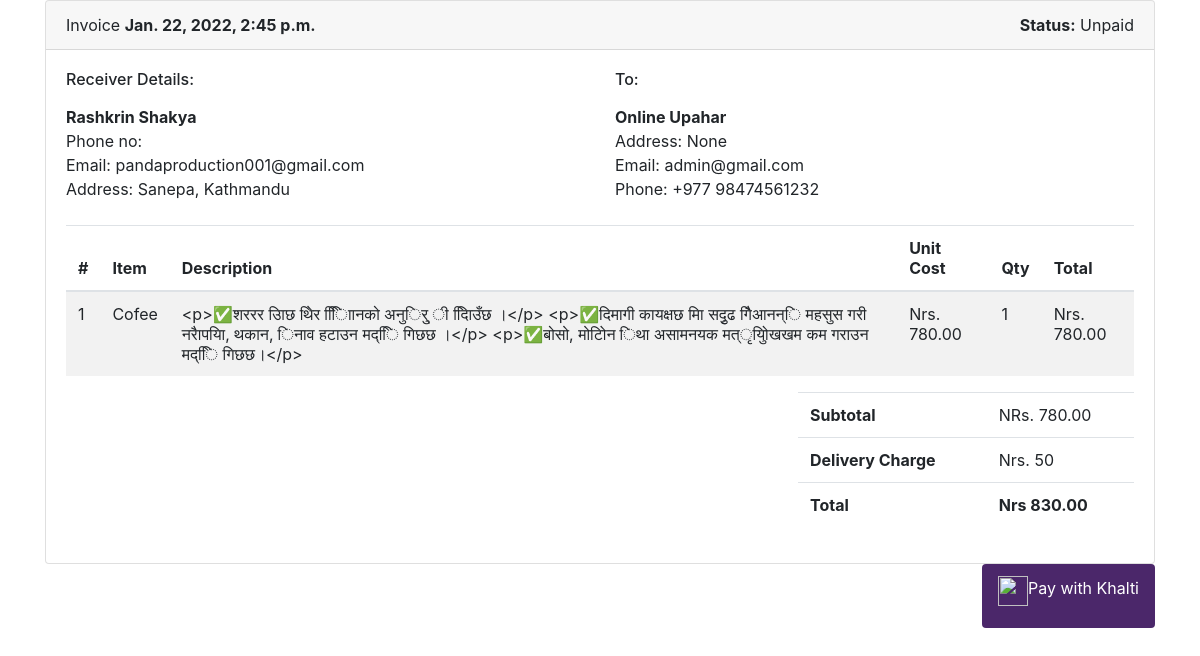
Screenshot of /payment/khalti_redirect/ (signed in) with the database file from the repository.
### Products/models.py (models this page shows, shortened)
class ShippingAdress(models.Model):
    customer = models.ForeignKey(Profile,on_delete=models.SET_NULL, blank=True,null=True)
    order = models.ForeignKey(Order,on_delete=models.SET_NULL, blank=True,null=True)
    address = models.CharField(max_length=200,null=True)
    first_name = models.CharField(max_length=200,null=True,blank=True)
    last_name = models.CharField(max_length=200,null=True,blank=True)
    email = models.EmailField(
        verbose_name='email address',
        max_length=255,
        null=True,
        blank=True,
    )
    date_added = models.DateTimeField(auto_now_add=True)

class OrderItem(models.Model):
    product = models.ForeignKey(Product,on_delete=models.SET_NULL, blank=True,null=True)
    order = models.ForeignKey(Order,on_delete=models.SET_NULL, blank=True,null=True)
    quantity = models.IntegerField(default=0,null=True,blank=True)
    date_added = models.DateTimeField(auto_now_add=True)
    @property
    def get_total(self):
        total = self.product.product_price*self.quantity
        return total
    def __str__(self):
        return self.product.product_name

class Product(models.Model):
    seller_account = models.ForeignKey(SellerAccount, on_delete=models.CASCADE, null=True, related_name='seller_account')
    product_name = models.CharField(max_length=50)
    product_details = RichTextField()
    product_image = models.ImageField(null=True, upload_to ='product_details_img/')
    product_price = models.PositiveIntegerField()
    category = models.ForeignKey('Category', on_delete=models.CASCADE, null=True)
    subcategory = models.ForeignKey('SubCategory',on_delete=models.CASCADE, null=True)
    slug = AutoSlugField(populate_from='product_name',unique=True,null=True,blank=True)
    digital = models.BooleanField(default=False, null=True, blank=True)
    liked = models.ManyToManyField(Account, default=None, blank=True, related_name='liked')
    visit = models.PositiveIntegerField(default=0)
    date = models.DateTimeField(auto_now_add=True, null=True, blank=True)
    register = template.Library()

class Order(models.Model):
    customer = models.ForeignKey(Profile,on_delete=models.SET_NULL, blank=True,null=True)
    date_ordered = models.DateTimeField(auto_now_add=True)
    complete = models.BooleanField(default=False, null=True, blank=True)
    transaction_id = models.CharField(max_length=200,null=True, unique=True)
    order_items = models.ManyToManyField('OrderItem',related_name='orderitem')
    @property
    def get_cart_total(self):
        orderitems = self.orderitem_set.all()
        total = sum([item.get_total for item in orderitems])
        return total
    @property
    def get_cart_grandtotal(self):
        orderitems = self.orderitem_set.all()
        total = sum([item.get_total for item in orderitems])
        for i in orderitems:
            if i.product.digital == True:
                total = total
            else:
                total = total + 50
        return total
    @property
    def get_cart_items(self):
        orderitems = self.orderitem_set.all()
        total = sum([item.quantity for item in orderitems])
        return total

### Profile/models.py (models this page shows, shortened)
class Profile(models.Model):
    user = models.OneToOneField(Account.models.Account,on_delete=models.CASCADE, null=True, blank=True)
    first_name = models.CharField(max_length=50, null=True, blank=True)
    last_name = models.CharField(max_length=50, null=True, blank=True)
    phone = models.CharField(max_length=15, null=True, blank=True)
    mobile = models.CharField(max_length=15, null=True, blank=True)
    profile_image = models.ImageField(default="images/img1.jpg",upload_to='user_profile_img',blank=True,null=True)
    gender = models.CharField(max_length=30,choices=gender_list, null=True, blank=True)
    location = models.CharField(max_length=50, null=True, blank=True)

### Account/models.py (models this page shows, shortened)
class Account(AbstractBaseUser):
    email = models.EmailField(
        verbose_name='email address',
        max_length=255,
        unique=True,
    )
    username = models.CharField(max_length=50, null=True, blank=True)
    account_name = models.CharField(max_length=50, null=True, blank=True)
    is_active = models.BooleanField(default=True)
    is_admin = models.BooleanField(default=False)
    token = models.CharField(max_length=20, blank=True, null=True)
    is_verified = models.BooleanField(default=False)
    send_first_email = models.BooleanField(default=False)
    profile_create = models.BooleanField(default=False)
    is_seller = models.BooleanField(default=False)
    objects = AccountManager()
    USERNAME_FIELD = 'email'
    REQUIRED_FIELDS = ['account_name']
    def __str__(self):
        return self.email

### payment/views.py (the view)
# urls.py: path('khalti_redirect/', views.khalti_redirect,name='khati_redirect'),
def khalti_redirect(request):
    if request.method == 'GET':
        print('++++++++++++++++++++++++upupupupupup+++++++++++++++++++++++++++++++++++++++')
        if request.user.is_authenticated:
            customer = request.user.profile
            print('++++++++++++++++++++++++XXX+XXXXXXXX+++++++++++++++++++++++++++++++++++++++')
            order, created = Order.objects.get_or_create(customer=customer,complete=False)
            items = order.orderitem_set.all()
            cartItems = order.get_cart_items
        else:
            items = []
            order = {'get_cart_grandtotal':0,'get_cart_total':0,'get_cart_items':0,'shipping':False}
            cartItems = order['get_cart_items']
    unique_id = get_random_string(length=40)
    delivery_charge = order.get_cart_grandtotal - order.get_cart_total
    customer = Profile.objects.get(user=request.user)
    Shipping = ShippingAdress.objects.get(order_id = order.id)
    date = datetime.datetime.now()
    context={'items' : items, 'order':order,'cartItems':cartItems,
    'pid': unique_id,'delivery_charge':delivery_charge, 'customer': customer, 'shipping': Shipping, 'date': date,
    }
    return render(request, 'payment/khalti.html',context)

### Store/cart.py (called while the page is built)
def cartitemcount(request):
    if request.user.is_authenticated:
	    customer = request.user.profile
	    print('from context processorrrr------------------------------------------------')
	    order, created = Order.objects.get_or_create(customer=customer,complete=False)
	    items = order.orderitem_set.all()
	    cartItems = order.get_cart_items
	    print(items)
    else:
        customer = 'Anonymous User'
        items = []
        order = {'get_cart_grandtotal':0,'get_cart_total':0,'get_cart_items':0,'shipping':False}
        cartItems = order['get_cart_items']
    return {
        'items' : items, 'order':order,'cartItems':cartItems,'id': id,'customer':customer,
    }

### templates/payment/khalti.html (shortened to what this page needs)
<html>
<head>
    <link rel='stylesheet' href='https://cdnjs.cloudflare.com/ajax/libs/twitter-bootstrap/4.0.0-beta.2/css/bootstrap.css'>
</head>
<body>
    <div class="container">
        <div class="card">
            <div class="card-header">
                Invoice
                <strong>{{date}}</strong>
                <span class="float-right"> <strong>Status:</strong> Unpaid</span>
            </div>
            <div class="card-body">
                <div class="row mb-4">
                    <div class="col-sm-6">
                        <h6 class="mb-3">Receiver Details:</h6>
                        <div>
                            <strong>{{shipping.first_name}} {{shipping.last_name}}</strong>
                        </div>
                        <div>Phone no:  </div>
                        <div>Email: {{shipping.email}}</div>
                        <div>Address: {{shipping.address}}</div>
                    </div>
                    <div class="col-sm-6">
                        <h6 class="mb-3">To:</h6>
                        <div>
                            <strong>{{customer.first_name}} {{customer.last_name}} </strong>
                        </div>
                        <div>Address: {{customer.location}}</div>
                        <div>Email: {{customer.user}}</div>
                        <div>Phone: +977 {{customer.mobile}}</div>
                    </div>
                </div>
                <div class="table-responsive-sm">
                    <table class="table table-striped">
                        <thead>
                            <tr>
                                <th class="center">#</th>
                                <th>Item</th>
                                <th>Description</th>
                                <th class="right">Unit Cost</th>
                                <th class="center">Qty</th>
                                <th class="right">Total</th>
                            </tr>
                        </thead>
                        <tbody>
                            {% for item in items %}
                            <tr>
                                <td class="center">1</td>
                                <td class="left strong">{{item.product.product_name}}</td>
                                <td class="left">{{item.product.product_details}}</td>
                                <td class="right">Nrs. {{item.product.product_price|floatformat:2}}</td>
                                <td class="center">{{item.quantity}}</td>
                                <td class="right">Nrs. {{item.product.product_price|floatformat:2}}</td>
                            </tr>
                            {% endfor %}
                        </tbody>
                    </table>
                </div>
                <div class="row">
                    <div class="col-lg-4 col-sm-5">
                    </div>
                    <div class="col-lg-4 col-sm-5 ml-auto">
                        <table class="table table-clear">
                            <tbody>
                                <tr>
                                    <td class="left">
                                        <strong>Subtotal</strong>
                                    </td>
                                    <td class="right">NRs. {{order.get_cart_total|floatformat:2}}</td>
                                </tr>
                                <tr>
                                    <td class="left">
                                        <strong>Delivery Charge</strong>
                                    </td>
                                    <td class="right">Nrs. {{delivery_charge}} </td>
                                </tr>
                                <tr>
                                    <td class="left">
                                        <strong>Total</strong>
                                    </td>
                                    <td class="right">
                                        <strong>Nrs {{order.get_cart_grandtotal|floatformat:2}}</strong>
                                    </td>
                                </tr>
                            </tbody>
                        </table>
                    </div>
                </div>
            </div>
        </div>
        <div class="khalti" style="float: right;">
        <button id="payment-button" class="btn"><img src="https://i.pinimg.com/originals/25/73/78/257378d775079320e02591d4cb58bf12.png" style="height: 30px;width: auto;float: left;"><p style="float:left; ">Pay with Khalti<p></button>
        </div>
    </div>
</body>
</html>

### templates/payment/khalti.html (style rules this page uses)
.btn { background-color: #4B276A; border: none; color: white; padding: 12px 16px; font-size: 16px; cursor: pointer; }

### rows the page displays
ShippingAdress: first_name "Rashkrin", last_name "Shakya", email "pandaproduction001@gmail.com", address "Sanepa, Kathmandu"
Profile: first_name "Online", last_name "Upahar", location "None", user "admin@gmail.com", mobile "98474561232"
OrderItem: product.product_name "Cofee", product.product_details "<p>✅शररर उिाछ थिेर िािािनको अनुर्िु ी दििाउँछ ।</p> <p>✅दिमागी कायक्षछ मिा सदृुढ गिैआनन्ि महसुस गरी नरैापयिा, थकान, िनाव हटाउन मद्िि गिछछ ।</p> <p>✅बोसो, मोटोिन िथा असामनयक मत्ृयुिोखखम कम गराउन मद्िि गिछछ।</p>", product.product_price "780.00", quantity "1"
Order: get_cart_total "780.00", get_cart_grandtotal "830.00"

### other values shown
{{ delivery_charge }} "50"
